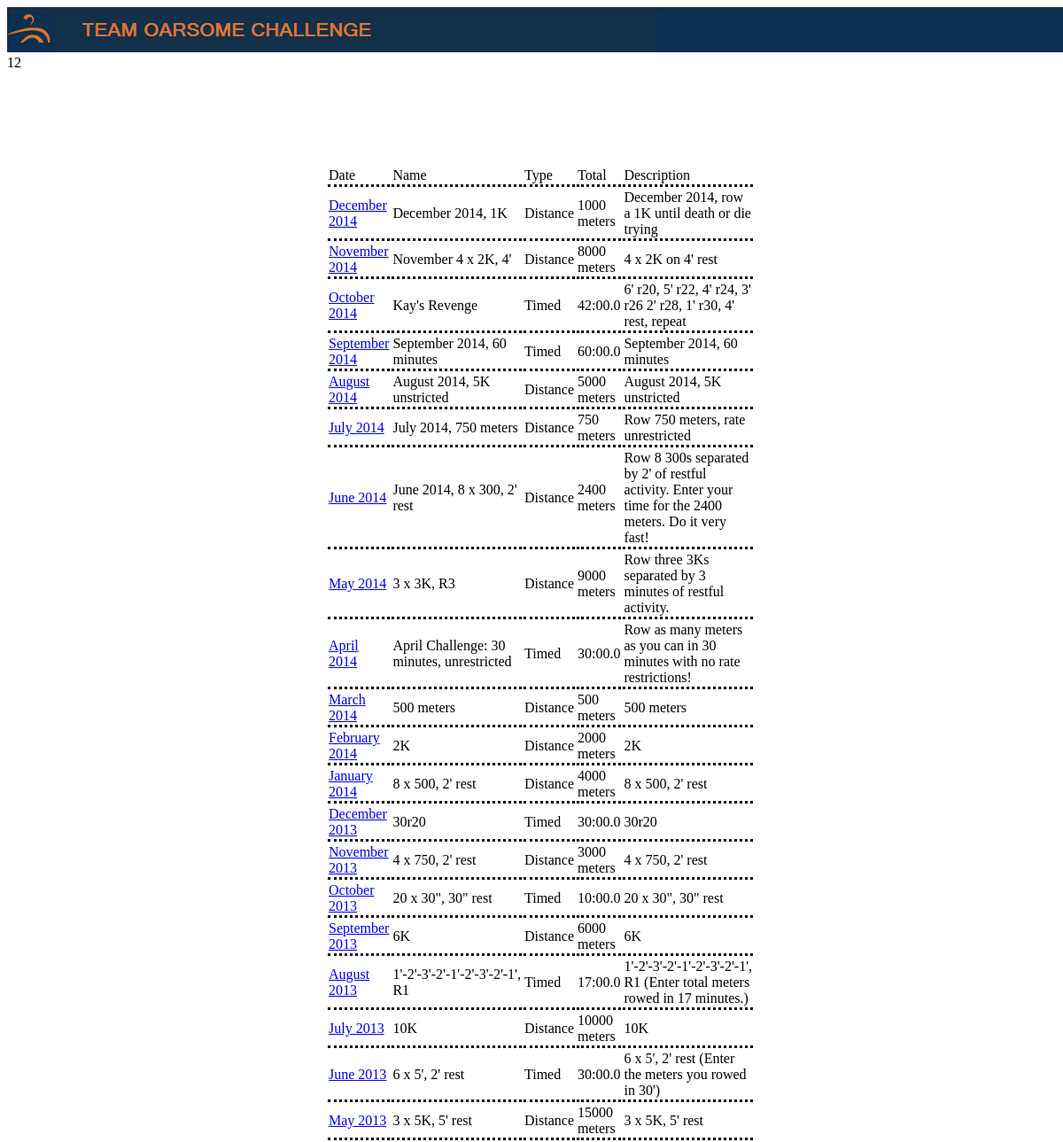
The page /TOChallenge/ManageChallenges.php on the database as committed earlier.
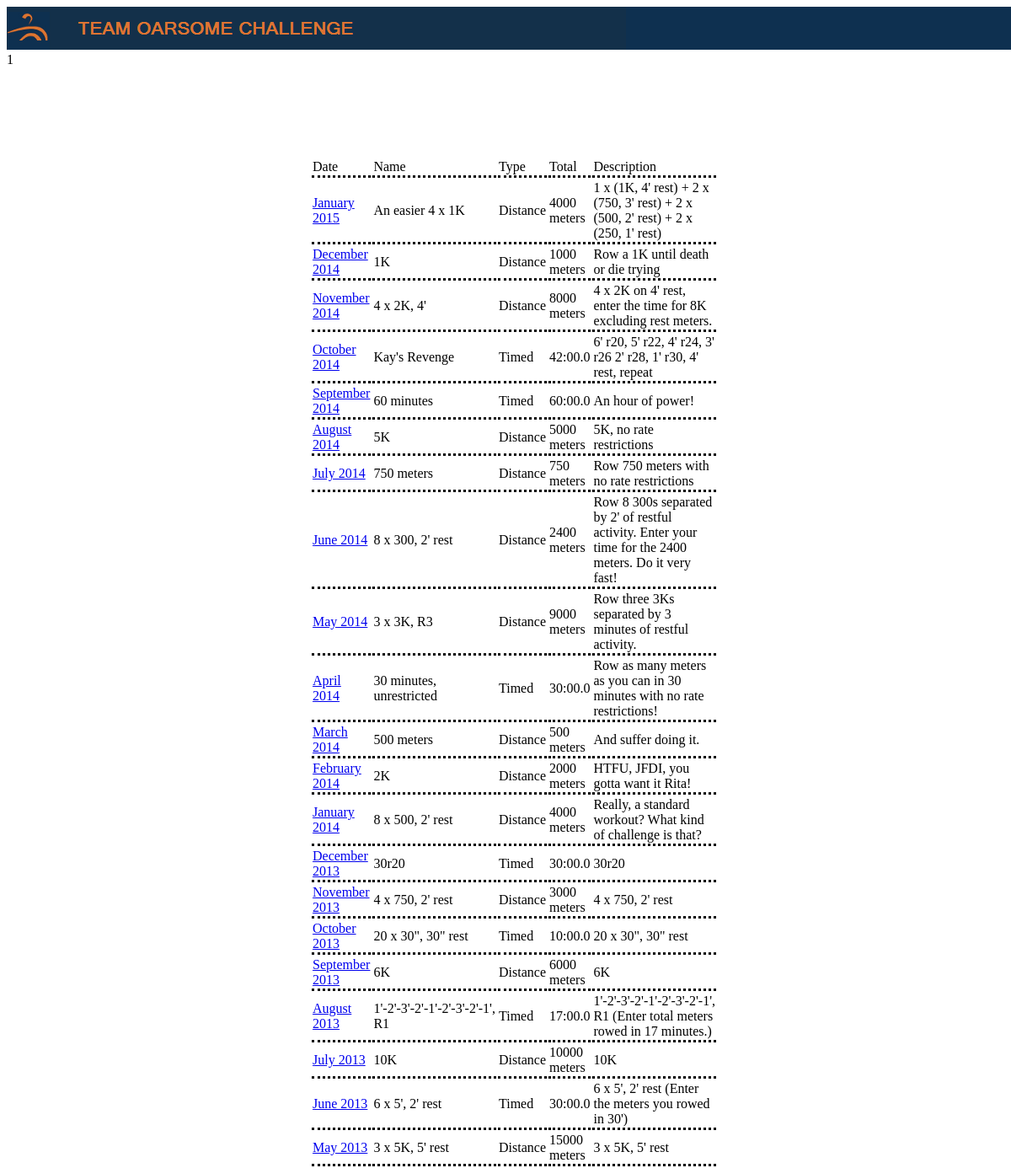
The same page on the database as committed later.
### tables this page shows
CREATE TABLE `challenge` (
  `Id` int(11) NOT NULL AUTO_INCREMENT,
  `Name` varchar(50) NOT NULL,
  `Month` int(11) NOT NULL,
  `Year` int(11) NOT NULL,
  `Type` enum('D','T') NOT NULL,
  `Description` varchar(255) NOT NULL,
  `Distance` int(11) DEFAULT NULL,
  `Time` decimal(6,1) DEFAULT NULL,
  PRIMARY KEY (`Id`)
);

### TOChallenge/MySql.php (called while the page is built, shortened)
<?php
	function GetConnection()
	{
		global $host;
		global $user;
		global $thingy;
		global $db;
		$mysqli = new mysqli($host, $user, $thingy, $db);
		return $mysqli;
	}
	function GetSelectResult($selectStatement)
	{
		$result = array();
		$mysqli = GetConnection();
		if (!empty($mysqli))
		{
			$selectResult = mysqli_query($mysqli, $selectStatement);
			if ($selectResult)
			{
				$recordCount = 0;
				while ($nextRecord = mysqli_fetch_array($selectResult, MYSQL_ASSOC))
				{
					$result[$recordCount] = $nextRecord;
					$recordCount++;
				}
			}
		}
		return $result;
	}
?>

### TOChallenge/ObjectChallenge.php (called while the page is built, shortened)
<?php
include_once 'MySql.php';
class Challenge
{
	function __construct($challengeId, $name, $month, $year, $type,
		$description, $distance, $time)
	{
		$this->ChallengeId = $challengeId;
		$this->Name = $name;
		$this->Month = $month;
		$this->Year = $year;
		$this->Type = $type;
		$this->Description = $description;
		$this->Distance = $distance;
		$this->Time = $time;
		$this->NiceDate = mktime(12, 1, 1, $this->Month, 1, $this->Year);
	}
	private static function CreateFromRecord($r)
	{
		return new Challenge(
				$r['Id'], $r['Name'], $r['Month'],
				$r['Year'], $r['Type'], $r['Description'],
				$r['Distance'], $r['Time']);
	}
	static function GetCurrent()
	{
		$selectSQL = "select ch.* from challenge ch, current cu where ch.Id = cu.ChallengeId and cu.EndActive is null";
		$challengeRecord = GetSelectResult($selectSQL);
		return Challenge::CreateFromRecord($challengeRecord[0]);
	}
	static function GetAll()
	{
		$selectSQL = "select * from challenge order by Year desc, Month desc, Name";
		$challengeRecords = GetSelectResult($selectSQL);
		$challenges = array();
		foreach ($challengeRecords as $r)
		{
			$challenges[count($challenges)] = Challenge::CreateFromRecord($r);
		}
		return $challenges;
	}
	static function FormatSeconds($seconds)
	{
		$minutesPart = floor($seconds/60);
		$secondPart = ($seconds - 60*$minutesPart);
		return $minutesPart.":".str_pad(number_format($secondPart, 1), 4, "0", STR_PAD_LEFT);
	}
	static function FormatMonthAndYear($challenge)
	{
		$timeParts = getdate($challenge->NiceDate);
		return $timeParts["month"]." ".$timeParts["year"];
	}
}
?>

### TOChallenge/ManageChallenges.php (the view, shortened to what this page needs)
<?php
	include_once 'ObjectChallenge.php';
	$challenges = Challenge::GetAll();
	$currentChallenge = Challenge::GetCurrent();
?>
<!DOCTYPE html PUBLIC "-//W3C//DTD HTML 4.01 Transitional//EN" "http://www.w3.org/TR/html4/loose.dtd">
<html>
	<head>
		<link rel="stylesheet" type="text/css" href="TOstyle.css">
	</head>
	<body>
		<div id="challenge">
		</div>
		<div id="banner" > <img src="img/TObanner.png" alt="logo"></div>
		<br><br><br>
		<?php
			echo $currentChallenge->Month;
		?>
		<div id="challengeTable">
			<table>
			<tr>
				<td>Date</td>
				<td>Name</td>
				<td>Type</td>
				<td>Total</td>
				<td>Description</td>
			</tr>
			<?php
				foreach($challenges as $challenge)
				{
					$total = $challenge->Distance." meters";
					$type = "Distance";
					if ($challenge->Type == "T")
					{
							$total = Challenge::FormatSeconds($challenge->Time);
							$type = "Timed";
					}
					echo "<tr>";
					echo "<td><a href='ManageChallenges.php?ChallengeId=".$challenge->ChallengeId."'>".Challenge::FormatMonthAndYear($challenge)."</a></td>";
					echo "<td>".$challenge->Name."</td>";
					echo "<td>".$type."</td>";
					echo "<td>".$total."</td>";
					echo "<td>".$challenge->Description."</td>";
					echo "</tr>";
				}
			?>
			</table>
		</div>
	</body>
</html>

### TOChallenge/TOstyle.css (style rules this page uses)
body { background-color:#ffffff; }
div { position: absolute; }
div#banner { background-color:#0E3050; width: 100%; height: 51px; font-color: #e1762f; }
div#challenge { background-color: #ffffff; width: 300px; height: 200px; margin-top: 106px; margin-left: 10px; font-weight: bold; font-size: 18px; }
table { background-color: #ffffff; margin-top: 106px; margin-left: 360px; width: 400px; }
td { background-color: #ffffff; border-bottom-style:dotted; }

Rows that differ between the two databases and show on the page:
added challenge: Month "1", Challenge::FormatMonthAndYear($challenge) "January 2015", Name "An easier 4 x 1K", type "Distance", Distance "4000 meters", Description "1 x (1K, 4' rest) + 2 x (750, 3' rest) + 2 x (500, 2' rest) + 2 x (250, 1' rest)"
changed challenge "1000 meters": Name "December 2014, 1K" → "1K"; Description "December 2014, row a 1K until death or die trying" → "Row a 1K until death or die trying"
changed challenge "8000 meters": Name "November 4 x 2K, 4'" → "4 x 2K, 4'"; Description "4 x 2K on 4' rest" → "4 x 2K on 4' rest, enter the time for 8K excluding rest meters."
changed challenge: Name "September 2014, 60 minutes" → "60 minutes"; Description "September 2014, 60 minutes" → "An hour of power!"
changed challenge "5000 meters": Name "August 2014, 5K unstricted" → "5K"; Description "August 2014, 5K unstricted" → "5K, no rate restrictions"
changed challenge "750 meters": Name "July 2014, 750 meters" → "750 meters"; Description "Row 750 meters, rate unrestricted" → "Row 750 meters with no rate restrictions"
changed challenge "2400 meters": Name "June 2014, 8 x 300, 2' rest" → "8 x 300, 2' rest"
changed challenge: Name "April Challenge: 30 minutes, unrestricted" → "30 minutes, unrestricted"
changed challenge "500 meters": Description "500 meters" → "And suffer doing it."
changed challenge: Description "2K" → "HTFU, JFDI, you gotta want it Rita!"
changed challenge "8 x 500, 2' rest": Description "8 x 500, 2' rest" → "Really, a standard workout? What kind of challenge is that?"
Other text that changed with them:
$currentChallenge->Month: "12" → "1"
